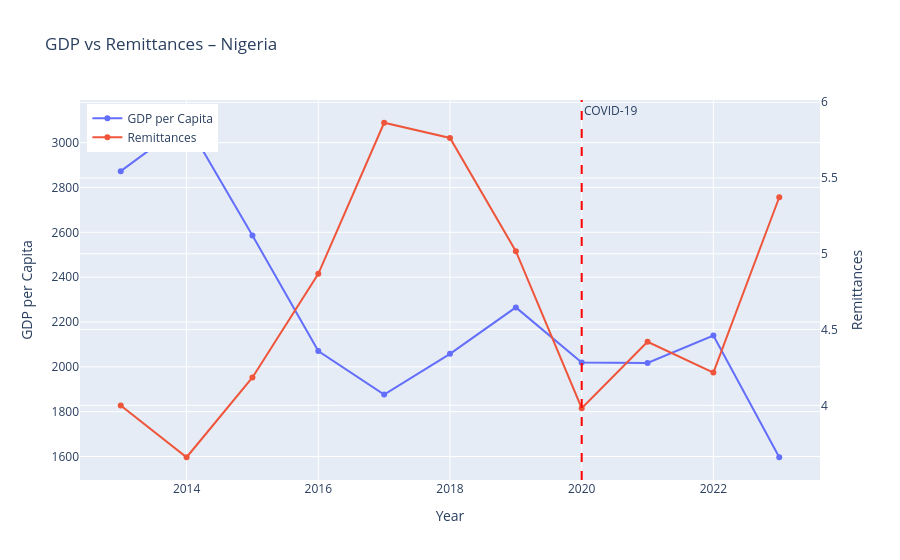

Source (notebook cell):
### Code cell
# Filter for one country, e.g., Nigeria
df_country = df_imputed[df_imputed['country'] == 'Nigeria']

fig = go.Figure()

fig.add_trace(go.Scatter(
    x=df_country['year'],
    y=df_country['GDP per Capita (USD)'],
    name='GDP per Capita',
    yaxis='y1',
    mode='lines+markers'
))

fig.add_trace(go.Scatter(
    x=df_country['year'],
    y=df_country['Remittances (% of GDP)'],
    name='Remittances ',
    yaxis='y2',
    mode='lines+markers'
))

fig.update_layout(
    title='GDP vs Remittances – Nigeria',
    xaxis=dict(title='Year'),
    yaxis=dict(title='GDP per Capita', side='left'),
    yaxis2=dict(title='Remittances', overlaying='y', side='right'),
    legend=dict(x=0.01, y=0.99)
)
#fig.add_vline(x=2008, line_dash='dash', line_color='red', annotation_text='2008 Crisis')
fig.add_vline(x=2020, line_dash='dash', line_color='red', annotation_text='COVID-19')

fig.show()

### Figure 1 — Plotly figure (JSON) as saved in the notebook; plotly's stock layout.template omitted (floating-point values rounded to 4 significant figures)
{"data": [{"mode": "lines+markers", "name": "GDP per Capita", "type": "scatter", "x": [2013, 2014, 2015, 2016, 2017, 2018, 2019, 2020, 2021, 2022, 2023], "y": [2873.0, 3089.0, 2586.0, 2070.0, 1876.0, 2058.0, 2265.0, 2020.0, 2017.0, 2139.0, 1597.0], "yaxis": "y"}, {"mode": "lines+markers", "name": "Remittances ", "type": "scatter", "x": [2013, 2014, 2015, 2016, 2017, 2018, 2019, 2020, 2021, 2022, 2023], "y": [3.999, 3.657, 4.184, 4.868, 5.865, 5.764, 5.018, 3.981, 4.42, 4.216, 5.373], "yaxis": "y2"}], "layout": {"annotations": [{"showarrow": false, "text": "COVID-19", "x": 2020, "xanchor": "left", "xref": "x", "y": 1, "yanchor": "top", "yref": "y domain"}], "legend": {"x": 0.01, "y": 0.99}, "shapes": [{"line": {"color": "red", "dash": "dash"}, "type": "line", "x0": 2020, "x1": 2020, "xref": "x", "y0": 0, "y1": 1, "yref": "y domain"}], "title": {"text": "GDP vs Remittances – Nigeria"}, "xaxis": {"title": {"text": "Year"}}, "yaxis": {"side": "left", "title": {"text": "GDP per Capita"}}, "yaxis2": {"overlaying": "y", "side": "right", "title": {"text": "Remittances"}}}}
